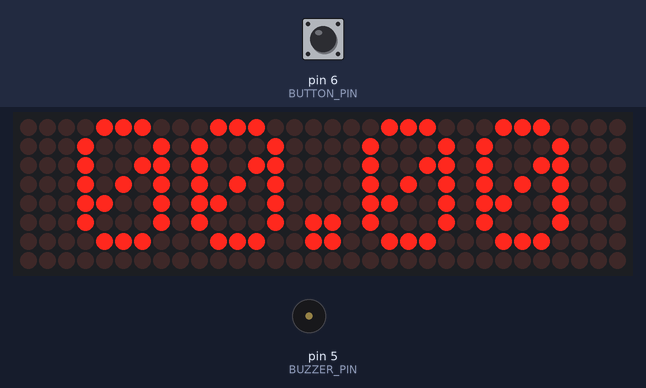
Recording of a program running on a simulated Arduino Uno, built with avr-gcc and run on an emulated ATmega328P. On the bench: 32×8 LED matrix, buzzer (waves = sounding, pin HIGH). The inputs (shaded band) are chosen by the test bench; at power-on: pin 6 (BUTTON_PIN) HIGH.

Above: at 1.2 s.
1.3 s: pin 6 (BUTTON_PIN) pulled LOW for 0.15 s
At 1.8 s:
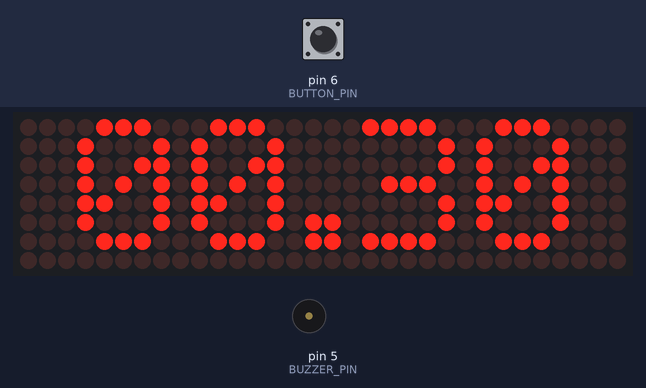
2.0 s: pin 6 (BUTTON_PIN) pulled LOW for 1 s
At 3.4 s:
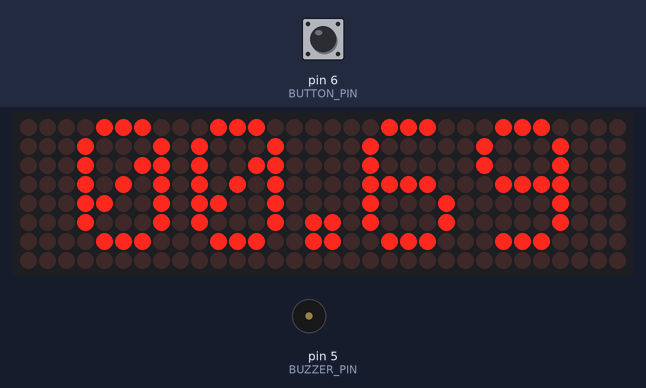
Timing chart, 0 to 5.0 s (numbered marks = the images above; inputs shaded):
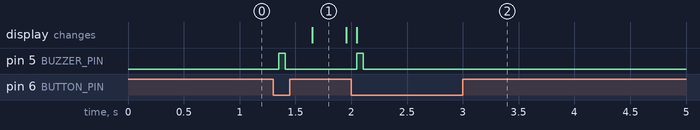

Measured:
- after the input at 1.3 s, pin 5 (BUZZER_PIN): LOW → HIGH after 0.05 s, → LOW 0.06 s later; the display: changes after 0.35 s (image 1)
- after the input at 2.0 s, pin 5 (BUZZER_PIN): LOW → HIGH after 0.05 s, → LOW 0.06 s later

The program:

main.cpp
```cpp
#include <Arduino.h>
#include <MD_Parola.h>
#include <MD_MAX72xx.h>
#include <SPI.h>

#define HARDWARE_TYPE MD_MAX72XX::FC16_HW
#define MAX_DEVICES   4

#define CLK_PIN    13
#define DATA_PIN   11
#define CS_PIN     10
#define BUTTON_PIN 6
#define BUZZER_PIN 5

MD_Parola myDisplay = MD_Parola(HARDWARE_TYPE, DATA_PIN, CLK_PIN, CS_PIN, MAX_DEVICES);

enum State { RESET, RUNNING, STOPPED };
State currentState = RESET;

unsigned long startTime = 0;
unsigned long elapsedTime = 0;
unsigned long previousMillis = 0;
const long updateInterval = 30; // ~33 FPS is smooth and prevents SPI bus saturation

char currentTimeStr[10] = " 00.00 ";
char lastTimeStr[10]    = "";

// Button debouncing variables
bool lastButtonState = HIGH;
unsigned long lastDebounceTime = 0;
const unsigned long debounceDelay = 50;

// Shorter durations (10-25ms) make the active buzzer sound much quieter and crisper
void quietChirp(unsigned long durationMs) {
  digitalWrite(BUZZER_PIN, HIGH);
  delay(durationMs);
  digitalWrite(BUZZER_PIN, LOW);
}

void formatTime(unsigned long durationMs, char* outBuf) {
  unsigned long totalSeconds = (durationMs / 1000) % 100; // Keep to 2 digits (00-99)
  unsigned int hundredths = (durationMs % 1000) / 10;     // 2 digits (00-99)

  // Padded with spaces on both sides to lock alignment across the 32 columns
  sprintf(outBuf, " %02lu.%02u ", totalSeconds, hundredths);
}

void setup() {
  pinMode(BUTTON_PIN, INPUT_PULLUP);
  pinMode(BUZZER_PIN, OUTPUT);
  digitalWrite(BUZZER_PIN, LOW);

  myDisplay.begin();
  myDisplay.setIntensity(2); // Moderate brightness
  // myDisplay.setInvert(true);
  myDisplay.displayClear();

  // Draw initial state
  formatTime(0, currentTimeStr);
  myDisplay.print(currentTimeStr);
  strcpy(lastTimeStr, currentTimeStr);
}

void loop() {
  // --- Button Handling ---
  int reading = digitalRead(BUTTON_PIN);

  if (reading != lastButtonState) {
    lastDebounceTime = millis();
  }

  if ((millis() - lastDebounceTime) > debounceDelay) {
    static bool buttonProcessed = false;

    if (reading == LOW && !buttonProcessed) {
      buttonProcessed = true;

      if (currentState == RESET) {
        startTime = millis();
        currentState = RUNNING;
        quietChirp(60); // Short tick on start
      }
      else if (currentState == RUNNING) {
        elapsedTime = millis() - startTime;
        currentState = STOPPED;
        quietChirp(60); // Slight click on stop
      }
      else if (currentState == STOPPED) {
        elapsedTime = 0;
        currentState = RESET;
        formatTime(0, currentTimeStr);
        myDisplay.print(currentTimeStr);
        strcpy(lastTimeStr, currentTimeStr);

        quietChirp(15);
        delay(120);
        quietChirp(15);
      }
    }
    else if (reading == HIGH) {
      buttonProcessed = false;
    }
  }
  lastButtonState = reading;

  // --- Display Update (Only when changed) ---
  if (currentState == RUNNING) {
    unsigned long currentMillis = millis();
    if (currentMillis - previousMillis >= updateInterval) {
      previousMillis = currentMillis;
      elapsedTime = currentMillis - startTime;

      formatTime(elapsedTime, currentTimeStr);

      // Only push to display if the string content actually changed
      if (strcmp(currentTimeStr, lastTimeStr) != 0) {
        myDisplay.print(currentTimeStr); // Direct write: no clear, zero flicker
        strcpy(lastTimeStr, currentTimeStr);
      }
    }
  }
}
```
